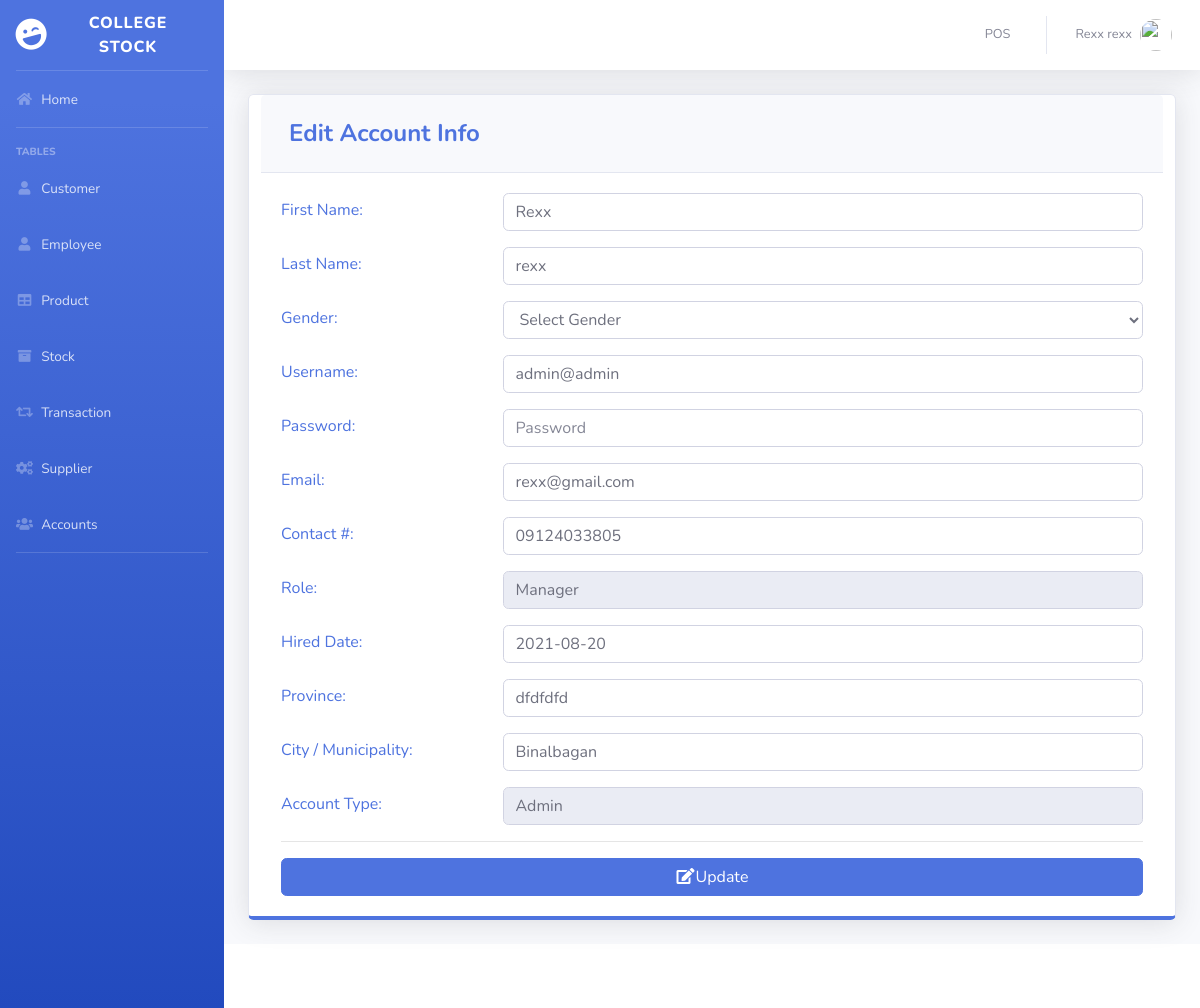
Page /pages/settings.php (signed in) on the committed database.
### tables this page shows
CREATE TABLE `users` (
  `ID` int(11) NOT NULL,
  `EMPLOYEE_ID` int(11) DEFAULT NULL,
  `USERNAME` varchar(50) DEFAULT NULL,
  `PASSWORD` varchar(50) DEFAULT NULL,
  `TYPE_ID` int(11) DEFAULT NULL
);

CREATE TABLE `employee` (
  `EMPLOYEE_ID` int(11) NOT NULL,
  `FIRST_NAME` varchar(50) DEFAULT NULL,
  `LAST_NAME` varchar(50) DEFAULT NULL,
  `GENDER` varchar(50) DEFAULT NULL,
  `EMAIL` varchar(100) DEFAULT NULL,
  `PHONE_NUMBER` varchar(11) DEFAULT NULL,
  `JOB_ID` int(11) DEFAULT NULL,
  `HIRED_DATE` varchar(50) NOT NULL,
  `LOCATION_ID` int(11) DEFAULT NULL
);

CREATE TABLE `job` (
  `JOB_ID` int(11) NOT NULL,
  `JOB_TITLE` varchar(50) DEFAULT NULL
);

CREATE TABLE `location` (
  `LOCATION_ID` int(11) NOT NULL,
  `PROVINCE` varchar(100) DEFAULT NULL,
  `CITY` varchar(100) DEFAULT NULL
);

CREATE TABLE `type` (
  `TYPE_ID` int(11) NOT NULL,
  `TYPE` varchar(50) DEFAULT NULL
);

### pages/settings.php (the view, shortened to what this page needs)
<?php
include'../includes/connection.php';
include'../includes/sidebar.php';
?>
<?php
        $query = "SELECT ID, e.FIRST_NAME, e.LAST_NAME, e.GENDER, USERNAME, PASSWORD, e.EMAIL, PHONE_NUMBER, j.JOB_TITLE, e.HIRED_DATE, t.TYPE, l.PROVINCE, l.CITY
                      FROM users u
                      join employee e on u.EMPLOYEE_ID = e.EMPLOYEE_ID
                      join job j on e.JOB_ID=j.JOB_ID
                      join location l on e.LOCATION_ID=l.LOCATION_ID
                      join type t on u.TYPE_ID=t.TYPE_ID
                      WHERE ID =".$_SESSION['MEMBER_ID'];
        $result = mysqli_query($db, $query) or die(mysqli_error($db));
          while($row = mysqli_fetch_array($result))
          {
                $a= $row['FIRST_NAME'];
                $b=$row['LAST_NAME'];
                $d=$row['USERNAME'];
                $f=$row['EMAIL'];
                $g=$row['PHONE_NUMBER'];
                $h=$row['JOB_TITLE'];
                $i=$row['HIRED_DATE'];
                $j=$row['PROVINCE'];
                $k=$row['CITY'];
                $l=$row['TYPE'];
          }
      ?>
        <div class="card shadow mb-4 col-xs-12 col-md-12 border-bottom-primary">
            <div class="card-header py-3">
              <h4 class="m-2 font-weight-bold text-primary">Edit Account Info</h4>
            </div>
            <div class="card-body">
            <form role="form" method="post" action="settings_edit.php">
              <div class="form-group row text-left text-primary">
                <div class="col-sm-3" style="padding-top: 5px;">
                 First Name:
                </div>
                <div class="col-sm-9">
                  <input class="form-control" placeholder="First Name" name="firstname" value="<?php echo $a; ?>" required>
                </div>
              </div>
              <div class="form-group row text-left text-primary">
                <div class="col-sm-3" style="padding-top: 5px;">
                 Last Name:
                </div>
                <div class="col-sm-9">
                  <input class="form-control" placeholder="Last Name" name="lastname" value="<?php echo $b; ?>" required>
                </div>
              </div>
              <div class="form-group row text-left text-primary">
                <div class="col-sm-3" style="padding-top: 5px;">
                 Gender:
                </div>
                <div class="col-sm-9">
                  <select class='form-control' name='gender' required>
                    <option value="" disabled selected hidden>Select Gender</option>
                  </select>
                </div>
              </div>
              <div class="form-group row text-left text-primary">
                <div class="col-sm-3" style="padding-top: 5px;">
                 Username:
                </div>
                <div class="col-sm-9">
                  <input class="form-control" placeholder="Username" name="username" value="<?php echo $d; ?>" required>
                </div>
              </div>
              <div class="form-group row text-left text-primary">
                <div class="col-sm-3" style="padding-top: 5px;">
                 Password:
                </div>
                <div class="col-sm-9">
                  <input type="password" class="form-control" placeholder="Password" name="password" value="" required>
                </div>
              </div>
              <div class="form-group row text-left text-primary">
                <div class="col-sm-3" style="padding-top: 5px;">
                 Email:
                </div>
                <div class="col-sm-9">
                  <input class="form-control" placeholder="Email" name="email" value="<?php echo $f; ?>" required>
                </div>
              </div>
              <div class="form-group row text-left text-primary">
                <div class="col-sm-3" style="padding-top: 5px;">
                 Contact #:
                </div>
                <div class="col-sm-9">
                   <input class="form-control" placeholder="Contact #" name="phone" value="<?php echo $g; ?>" required>
                </div>
              </div>
              <div class="form-group row text-left text-primary">
                <div class="col-sm-3" style="padding-top: 5px;">
                 Role:
                </div>
                <div class="col-sm-9">
                  <input class="form-control" placeholder="Role" name="role" value="<?php echo $h; ?>" readonly>
                </div>
              </div>
              <div class="form-group row text-left text-primary">
                <div class="col-sm-3" style="padding-top: 5px;">
                 Hired Date:
                </div>
                <div class="col-sm-9">
                  <input class="form-control" placeholder="Hired Date" name="hireddate" value="<?php echo $i; ?>" required>
                </div>
              </div>
              <div class="form-group row text-left text-primary">
                <div class="col-sm-3" style="padding-top: 5px;">
                 Province:
                </div>
                <div class="col-sm-9">
                  <input class="form-control" placeholder="Province" name="province" value="<?php echo $j; ?>" required>
                </div>
              </div>
              <div class="form-group row text-left text-primary">
                <div class="col-sm-3" style="padding-top: 5px;">
                 City / Municipality:
                </div>
                <div class="col-sm-9">
                  <input class="form-control" placeholder="City / Municipality" name="city" value="<?php echo $k; ?>" required>
                </div>
              </div>
              <div class="form-group row text-left text-primary">
                <div class="col-sm-3" style="padding-top: 5px;">
                  Account Type:
                </div>
                <div class="col-sm-9">
                  <input class="form-control" placeholder="Account Type" name="type" value="<?php echo $l; ?>" readonly>
                </div>
              </div>
              <hr>
                <button type="submit" class="btn btn-primary btn-block"><i class="fa fa-edit fa-fw"></i>Update</button>
              </form>
            </div>
          </div>
<?php
include'../includes/footer.php';
?>

### rows in the picture
users: firstname "Rexx", lastname "rexx", username "admin@admin", email "rexx@gmail.com", phone "09124033805", role "Manager", hireddate "2021-08-20", province "dfdfdfd", city "Binalbagan", type "Admin"

### other values in the picture
$_SESSION['FIRST_NAME'] "Rexx"
$_SESSION['LAST_NAME'] "rexx"
